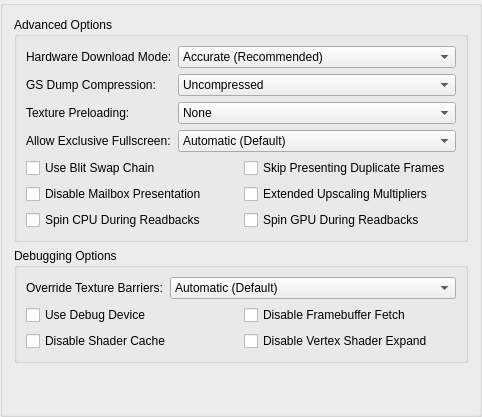
     <widget class="QGroupBox" name="advancedTab">
      <attribute name="title">
       <string extracomment="Advanced here refers to the advanced graphics options.">Advanced</string>
      </attribute>
      <layout class="QVBoxLayout" name="advancedTabLayout">
       <item>
        <widget class="QGroupBox" name="advancedOptions">
         <property name="title">
          <string>Advanced Options</string>
         </property>
         <layout class="QFormLayout" name="advancedOptionsFormLayout">
          <item row="0" column="0">
           <widget class="QLabel" name="hwDownloadModeLabel">
            <property name="text">
             <string>Hardware Download Mode:</string>
            </property>
           </widget>
          </item>
          <item row="0" column="1">
           <widget class="QComboBox" name="gsDownloadMode">
            <item>
             <property name="text">
              <string>Accurate (Recommended)</string>
             </property>
            </item>
            <item>
             <property name="text">
              <string>Disable Readbacks (Synchronize GS Thread)</string>
             </property>
            </item>
            <item>
             <property name="text">
              <string>Unsynchronized (Non-Deterministic)</string>
             </property>
            </item>
            <item>
             <property name="text">
              <string>Disabled (Ignore Transfers)</string>
             </property>
            </item>
           </widget>
          </item>
          <item row="1" column="0">
           <widget class="QLabel" name="gsDumpCompressionLabel">
            <property name="text">
             <string>GS Dump Compression:</string>
            </property>
           </widget>
          </item>
          <item row="1" column="1">
           <widget class="QComboBox" name="gsDumpCompression">
            <item>
             <property name="text">
              <string>Uncompressed</string>
             </property>
            </item>
            <item>
             <property name="text">
              <string>LZMA (xz)</string>
             </property>
            </item>
            <item>
             <property name="text">
              <string>Zstandard (zst)</string>
             </property>
            </item>
           </widget>
          </item>
          <item row="10" column="0" colspan="2">
           <layout class="QGridLayout" name="gridLayout_9">
            <item row="2" column="0">
             <widget class="QCheckBox" name="disableMailboxPresentation">
              <property name="text">
               <string extracomment="Mailbox Presentation: a type of graphics-rendering technique that has not been exposed to the public that often, so chances are you will need to keep the word mailbox in English. It does not have anything to do with postal mailboxes or email inboxes/outboxes.">Disable Mailbox Presentation</string>
              </property>
             </widget>
            </item>
            <item row="1" column="0">
             <widget class="QCheckBox" name="useBlitSwapChain">
              <property name="text">
               <string extracomment="Blit = a data operation. You might want to write it as-is, but fully uppercased. More information: https://en.wikipedia.org/wiki/Bit_blit \nSwap chain: see Microsoft's Terminology Portal.">Use Blit Swap Chain</string>
              </property>
             </widget>
            </item>
            <item row="1" column="1">
             <widget class="QCheckBox" name="skipPresentingDuplicateFrames">
              <property name="text">
               <string>Skip Presenting Duplicate Frames</string>
              </property>
             </widget>
            </item>
            <item row="2" column="1">
             <widget class="QCheckBox" name="extendedUpscales">
              <property name="text">
               <string>Extended Upscaling Multipliers</string>
              </property>
             </widget>
            </item>
            <item row="3" column="1">
             <widget class="QCheckBox" name="spinGPUDuringReadbacks">
              <property name="text">
               <string>Spin GPU During Readbacks</string>
              </property>
             </widget>
            </item>
            <item row="3" column="0">
             <widget class="QCheckBox" name="spinCPUDuringReadbacks">
              <property name="text">
               <string>Spin CPU During Readbacks</string>
              </property>
             </widget>
            </item>
           </layout>
          </item>
          <item row="6" column="0">
           <widget class="QLabel" name="exclussiveFSLabel">
            <property name="text">
             <string>Allow Exclusive Fullscreen:</string>
            </property>
           </widget>
          </item>
          <item row="6" column="1">
           <widget class="QComboBox" name="exclusiveFullscreenControl">
            <item>
             <property name="text">
              <string>Automatic (Default)</string>
             </property>
            </item>
            <item>
             <property name="text">
              <string>Disallowed</string>
             </property>
            </item>
            <item>
             <property name="text">
              <string>Allowed</string>
             </property>
            </item>
           </widget>
          </item>
          <item row="5" column="1">
           <widget class="QComboBox" name="texturePreloading">
            <item>
             <property name="text">
              <string>None</string>
             </property>
            </item>
            <item>
             <property name="text">
              <string>Partial</string>
             </property>
            </item>
            <item>
             <property name="text">
              <string>Full (Hash Cache)</string>
             </property>
            </item>
           </widget>
          </item>
          <item row="5" column="0">
           <widget class="QLabel" name="label">
            <property name="text">
             <string>Texture Preloading:</string>
            </property>
           </widget>
          </item>
         </layout>
        </widget>
       </item>
       <item>
        <widget class="QGroupBox" name="debuggingOptions">
         <property name="title">
          <string>Debugging Options</string>
         </property>
         <layout class="QFormLayout" name="debuggingOptionsFormLayout">
          <item row="0" column="0">
           <widget class="QLabel" name="barriersLabel">
            <property name="text">
             <string>Override Texture Barriers:</string>
            </property>
           </widget>
          </item>
          <item row="0" column="1">
           <widget class="QComboBox" name="overrideTextureBarriers">
            <item>
             <property name="text">
              <string>Automatic (Default)</string>
             </property>
            </item>
            <item>
             <property name="text">
              <string>Force Disabled</string>
             </property>
            </item>
            <item>
             <property name="text">
              <string>Force Enabled</string>
             </property>
            </item>
           </widget>
          </item>
          <item row="2" column="0" colspan="2">
           <layout class="QGridLayout" name="debuggingOptionsLayout">
            <item row="0" column="1">
             <widget class="QCheckBox" name="disableFramebufferFetch">
              <property name="text">
               <string>Disable Framebuffer Fetch</string>
              </property>
             </widget>
            </item>
            <item row="1" column="0">
             <widget class="QCheckBox" name="disableShaderCache">
              <property name="text">
               <string>Disable Shader Cache</string>
              </property>
             </widget>
            </item>
            <item row="1" column="1">
             <widget class="QCheckBox" name="disableVertexShaderExpand">
              <property name="text">
               <string>Disable Vertex Shader Expand</string>
              </property>
             </widget>
            </item>
            <item row="0" column="0">
             <widget class="QCheckBox" name="useDebugDevice">
              <property name="text">
               <string>Use Debug Device</string>
              </property>
             </widget>
            </item>
           </layout>
          </item>
         </layout>
        </widget>
       </item>
       <item>
        <spacer name="verticalSpacer_2">
         <property name="orientation">
          <enum>Qt::Orientation::Vertical</enum>
         </property>
         <property name="sizeHint" stdset="0">
          <size>
           <width>20</width>
           <height>40</height>
          </size>
         </property>
        </spacer>
       </item>
      </layout>
     </widget>
